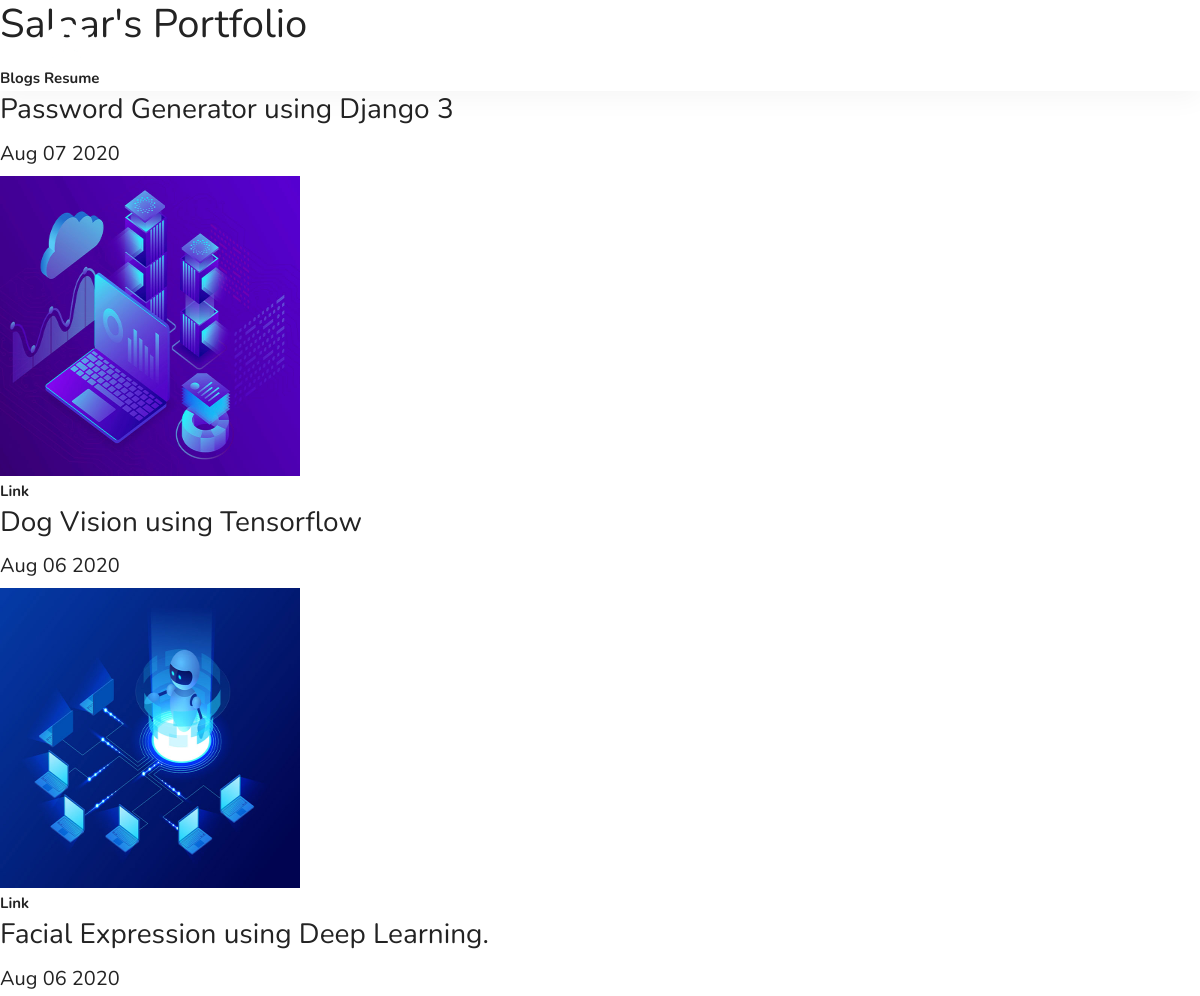
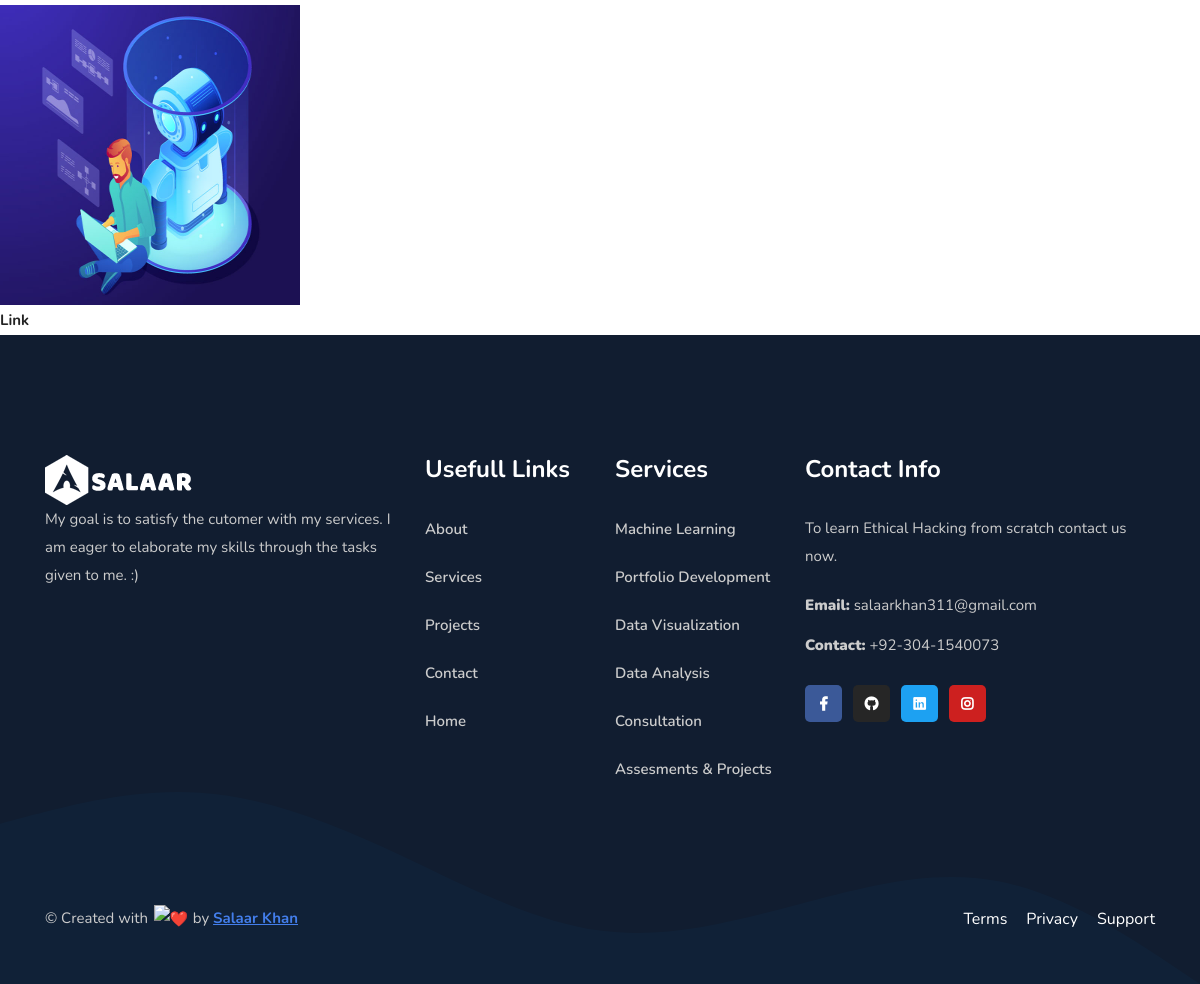
The page / on the database its author committed (2 pictures, top to bottom).
### portfolio/models.py (models this page shows, shortened)
class Project(models.Model):
    title = models.CharField(max_length=100)
    url = models.URLField(max_length=200, blank=True)
    image = models.ImageField(upload_to='portfolio/images/')
    date = models.DateField()
    tags = models.CharField(max_length=20)

### portfolio/views.py (the view)
# urls.py: 2. Add a URL to urlpatterns:  path('', views.home, name='home')
def home(request):
    projects = Project.objects.order_by('-date')
    return render(request, 'portfolio/home.html', {'projects': projects[:3]})

### portfolio/templates/portfolio/home.html
{% extends 'portfolio/base.html' %}
{% block content %}
<h1>Salaar's Portfolio</h1>
<a href="{%url 'blog:all_blogs' %}">Blogs</a>
{% load static %}
<a href="{% static 'portfolio/cv.pdf' %}">Resume</a>
{% for project in projects %}
<h3>{{ project.title }}</h3>
<h5>{{ project.date|date:'M d Y' }}</h5>
<img src="{{ project.image.url }}" alt="{{ project.title }}" height="300" width="300">
<br>
<a href="{{ project.url }}">Link</a>
{% endfor %}
{% endblock %}

### portfolio/static/portfolio/assets/css/bootsnav.css (style rules this page uses)
body { -webkit-transition: all 0.3s ease-in-out; -moz-transition: all 0.3s ease-in-out; -o-transition: all 0.3s ease-in-out; -ms-transition: all 0.3s ease-in-out; transition: all 0.3s ease-in-out; }

### rows shown on the page
Project: title "Password Generator using Django 3", date "Aug 07 2020", image (picture)
Project: title "Dog Vision using Tensorflow", date "Aug 06 2020", image (picture)
Project: title "Facial Expression using Deep Learning.", date "Aug 06 2020", image (picture)
